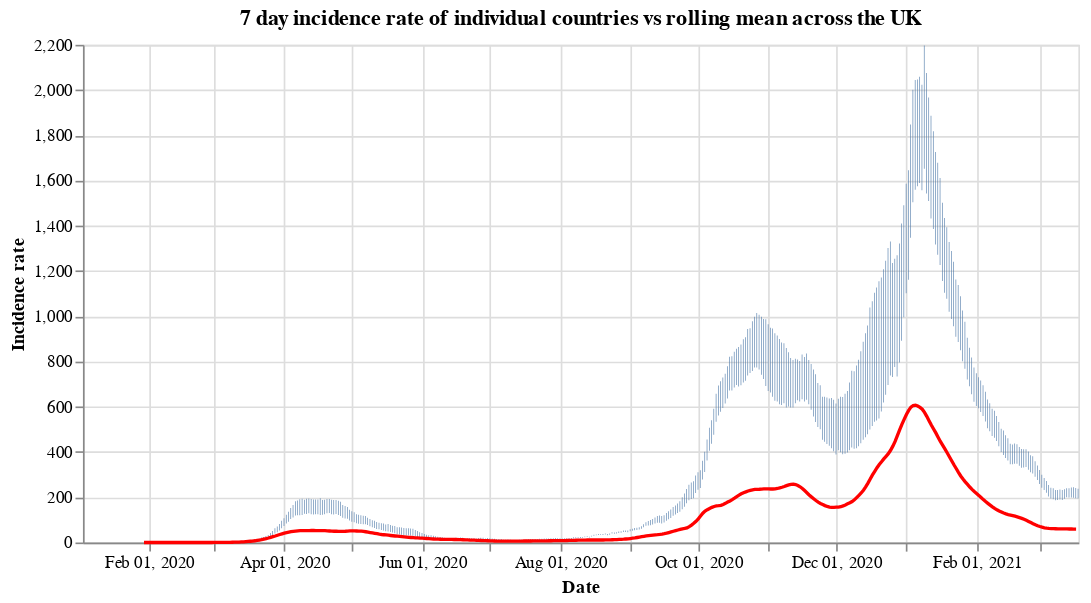

Write notebook code for a chart like this one.
### Code cell
#collapse
countries = uk_cases['areaName'].unique()
countries.sort()

selection = alt.selection_single(
    name='Select',
    fields=['areaName'],
    init={'areaName': 'Wales'},
    bind={'areaName': alt.binding_select(options=countries)}
)

# scatter plot, modify opacity based on selection
bars = alt.Chart(uk_cases).mark_bar().add_selection(
    selection
).encode(
    x=alt.X("yearmonthdate(date):T", axis=alt.Axis(title='Date')),
    y=alt.Y("weeklyCasesRate:Q", axis=alt.Axis(title='Incidence rate')),
    tooltip='weeklyCasesRate:Q',
    opacity=alt.condition(selection, alt.value(1), alt.value(0))
).properties(title=f'7 day incidence rate of individual countries vs rolling mean across the UK', width=600)

line = alt.Chart(overview_cases).mark_line(
    color='red',
    size=2,
).transform_window(
    rolling_mean='mean(weeklyCasesRate)',
    frame=[0, 7]
).encode(
    x='yearmonthdate(date):T',
    y='rolling_mean:Q'
)

alt.layer(bars, line)

### Figure 1 — Vega-Lite specification as saved in the notebook (floating-point values rounded to 4 significant figures; data arrays with more than 128 entries replaced by an {"elided": "..."} marker saying what was removed)
{"config": {"view": {"continuousWidth": 400, "continuousHeight": 300}}, "layer": [{"data": {"name": "data-f706f21229e386f9efff89dfc29318f7"}, "mark": "bar", "encoding": {"opacity": {"condition": {"value": 1, "selection": "Select"}, "value": 0}, "tooltip": {"type": "quantitative", "field": "weeklyCasesRate"}, "x": {"type": "temporal", "axis": {"title": "Date"}, "field": "date", "timeUnit": "yearmonthdate"}, "y": {"type": "quantitative", "axis": {"title": "Incidence rate"}, "field": "weeklyCasesRate"}}, "selection": {"Select": {"type": "single", "fields": ["areaName"], "init": {"areaName": "Wales"}, "bind": {"areaName": {"input": "select", "options": ["England", "Northern Ireland", "Scotland", "Wales"]}}}}, "title": "7 day incidence rate of individual countries vs rolling mean across the UK", "width": 600}, {"data": {"name": "data-2e76f5d536773fd63df891a8011a63f8"}, "mark": {"type": "line", "color": "red", "size": 2}, "encoding": {"x": {"type": "temporal", "field": "date", "timeUnit": "yearmonthdate"}, "y": {"type": "quantitative", "field": "rolling_mean"}}, "transform": [{"window": [{"op": "mean", "field": "weeklyCasesRate", "as": "rolling_mean"}], "frame": [0, 7]}]}], "$schema": "https://vega.github.io/schema/vega-lite/v4.8.1.json", "datasets": {"data-f706f21229e386f9efff89dfc29318f7": {"elided": "1760 records"}, "data-2e76f5d536773fd63df891a8011a63f8": {"elided": "413 records"}}}
